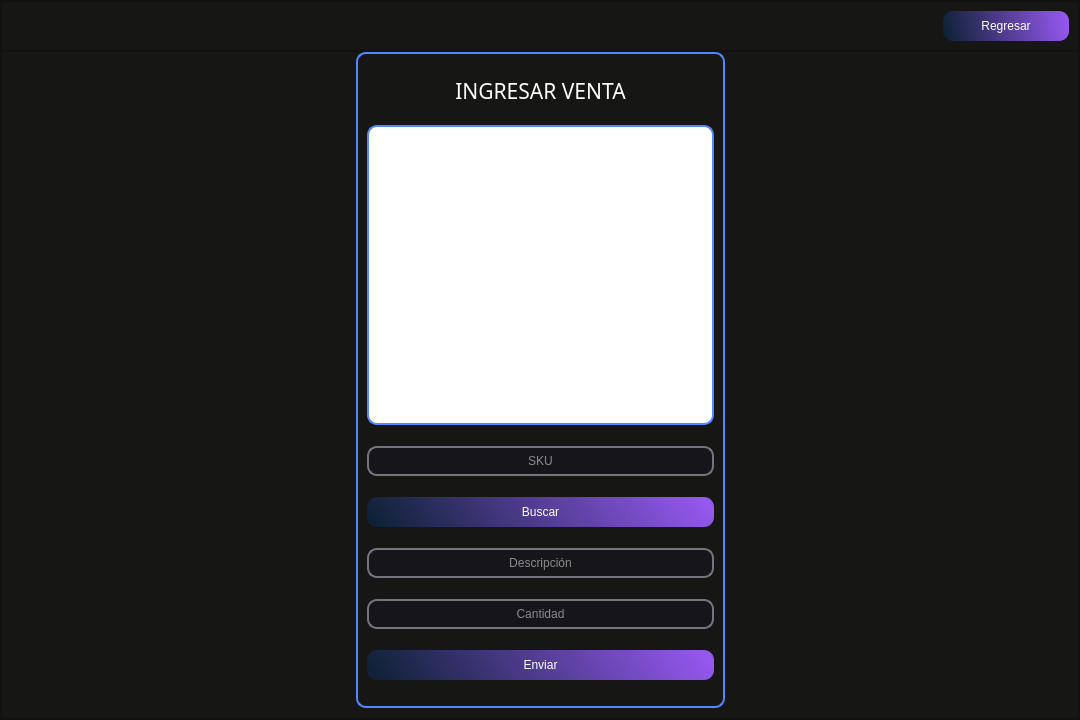
<?xml version="1.0" encoding="UTF-8"?>
<ui version="4.0">
 <class>MainWindow_ingresarventa</class>
 <widget class="QMainWindow" name="MainWindow_ingresarventa">
  <property name="geometry">
   <rect>
    <x>0</x>
    <y>0</y>
    <width>1080</width>
    <height>720</height>
   </rect>
  </property>
  <property name="windowTitle">
   <string>MainWindow</string>
  </property>
  <widget class="QWidget" name="centralwidget">
   <property name="minimumSize">
    <size>
     <width>1080</width>
     <height>720</height>
    </size>
   </property>
   <layout class="QVBoxLayout" name="verticalLayout">
    <property name="spacing">
     <number>0</number>
    </property>
    <property name="leftMargin">
     <number>0</number>
    </property>
    <property name="topMargin">
     <number>0</number>
    </property>
    <property name="rightMargin">
     <number>0</number>
    </property>
    <property name="bottomMargin">
     <number>0</number>
    </property>
    <item>
     <widget class="QFrame" name="frame_fondo">
      <property name="styleSheet">
       <string notr="true">background-color: rgb(22, 22, 20);</string>
      </property>
      <property name="frameShape">
       <enum>QFrame::StyledPanel</enum>
      </property>
      <property name="frameShadow">
       <enum>QFrame::Raised</enum>
      </property>
      <layout class="QVBoxLayout" name="verticalLayout_2">
       <property name="spacing">
        <number>0</number>
       </property>
       <property name="leftMargin">
        <number>0</number>
       </property>
       <property name="topMargin">
        <number>0</number>
       </property>
       <property name="rightMargin">
        <number>0</number>
       </property>
       <property name="bottomMargin">
        <number>0</number>
       </property>
       <item>
        <widget class="QFrame" name="frame_superior">
         <property name="maximumSize">
          <size>
           <width>16777215</width>
           <height>50</height>
          </size>
         </property>
         <property name="styleSheet">
          <string notr="true">

QPushButton{
background-color: qlineargradient(spread:reflect, x1:0, y1:0.562273, x2:1, y2:0.5, stop:0 rgba(11, 38, 67, 184), stop: 1 rgba(150, 88, 240, 255));
border-radius: 10px;
font: 12pt &quot;Sans Serif&quot;;
color: rgb(255, 255, 254); }

QPushButton:hover{
background-color: qlineargradient(spread:reflect, x1:0, y1:0.562273, x2:0.949, y2:0.545455, stop: 0 rgba(11, 38, 67, 184), stop:1 rgba(88, 240, 171, 255));
border-radius:10px;
font: 12pt &quot;Sans Serif&quot;;
color: rgb(255, 255, 254);
}</string>
         </property>
         <property name="frameShape">
          <enum>QFrame::StyledPanel</enum>
         </property>
         <property name="frameShadow">
          <enum>QFrame::Raised</enum>
         </property>
         <layout class="QHBoxLayout" name="horizontalLayout_6">
          <property name="spacing">
           <number>6</number>
          </property>
          <property name="leftMargin">
           <number>9</number>
          </property>
          <property name="topMargin">
           <number>9</number>
          </property>
          <property name="rightMargin">
           <number>9</number>
          </property>
          <property name="bottomMargin">
           <number>9</number>
          </property>
          <item>
           <spacer name="horizontalSpacer_13">
            <property name="orientation">
             <enum>Qt::Horizontal</enum>
            </property>
            <property name="sizeHint" stdset="0">
             <size>
              <width>245</width>
              <height>20</height>
             </size>
            </property>
           </spacer>
          </item>
          <item>
           <widget class="QPushButton" name="pushButton_regresar_iv">
            <property name="minimumSize">
             <size>
              <width>126</width>
              <height>30</height>
             </size>
            </property>
            <property name="styleSheet">
             <string notr="true">QPushButton:hover{
background-color: qlineargradient(spread:pad, x1:0, y1:0, x2:1, y2:0, stop:0 rgba(0, 0, 0, 255), stop:0.727273 rgba(142, 19, 16, 255));
border-radius:10px;
font: 12pt &quot;Sans Serif&quot;;
color: rgb(255, 255, 254);
}</string>
            </property>
            <property name="text">
             <string>Regresar</string>
            </property>
           </widget>
          </item>
         </layout>
        </widget>
       </item>
       <item>
        <widget class="QFrame" name="frame_inferior">
         <property name="styleSheet">
          <string notr="true">

QPushButton{
background-color: qlineargradient(spread:reflect, x1:0, y1:0.562273, x2:1, y2:0.5, stop:0 rgba(11, 38, 67, 184), stop: 1 rgba(150, 88, 240, 255));
border-radius: 10px;
font: 12pt &quot;Sans Serif&quot;;
color: rgb(255, 255, 254); }

QPushButton:hover{
background-color: qlineargradient(spread:reflect, x1:0, y1:0.562273, x2:0.949, y2:0.545455, stop: 0 rgba(11, 38, 67, 184), stop:1 rgba(88, 240, 171, 255));
border-radius:10px;
font: 12pt &quot;Sans Serif&quot;;
color: rgb(255, 255, 254);
}</string>
         </property>
         <property name="frameShape">
          <enum>QFrame::StyledPanel</enum>
         </property>
         <property name="frameShadow">
          <enum>QFrame::Raised</enum>
         </property>
         <layout class="QHBoxLayout" name="horizontalLayout_11">
          <property name="spacing">
           <number>0</number>
          </property>
          <property name="leftMargin">
           <number>0</number>
          </property>
          <property name="topMargin">
           <number>0</number>
          </property>
          <property name="rightMargin">
           <number>0</number>
          </property>
          <property name="bottomMargin">
           <number>10</number>
          </property>
          <item>
           <spacer name="horizontalSpacer_16">
            <property name="orientation">
             <enum>Qt::Horizontal</enum>
            </property>
            <property name="sizeHint" stdset="0">
             <size>
              <width>351</width>
              <height>20</height>
             </size>
            </property>
           </spacer>
          </item>
          <item>
           <widget class="QFrame" name="frame_busquedadeusuarios_4">
            <property name="minimumSize">
             <size>
              <width>369</width>
              <height>606</height>
             </size>
            </property>
            <property name="maximumSize">
             <size>
              <width>369</width>
              <height>670</height>
             </size>
            </property>
            <property name="styleSheet">
             <string notr="true">QLineEdit{
background-color: rgb(22, 22, 26);
border-radius: 10px;
font: 12pt &quot;SansSerif&quot;;
color: rgb(255, 255, 254);
border: 2px solid rgb(114, 117, 126);}

QLineEdit:hover{
background-color: rgb(22, 22, 26);
border-radius: 10px;
font: 12pt &quot;Sans Serif&quot;;
border: 2px solid rgb(44, 182, 125); }

QLineEdit:focus {
background-color: rgb(1, 1, 1);
border-radius:10px;
font: 12pt &quot;Sans Serif&quot;;
border: 2px solid rgb(127, 90, 240);
}

QPushButton{
background-color: qlineargradient(spread:reflect, x1:0, y1:0.562273, x2:1, y2:0.5, stop:0 rgba(11, 38, 67, 184), stop: 1 rgba(150, 88, 240, 255));
border-radius: 10px;
font: 12pt &quot;Sans Serif&quot;;
color: rgb(255, 255, 254); }

QPushButton:hover{
background-color: qlineargradient(spread:reflect, x1:0, y1:0.562273, x2:0.949, y2:0.545455, stop: 0 rgba(11, 38, 67, 184), stop:1 rgba(88, 240, 171, 255));
border-radius:10px;
font: 12pt &quot;Sans Serif&quot;;
color: rgb(255, 255, 254);
}

QComboBox{
background-color: rgb(22, 22, 26);
border-radius: 10px;
font: 12pt &quot;SansSerif&quot;;
color: rgb(255, 255, 254);
border: 2px solid rgb(114, 117, 126);}

QComboBox:hover{
background-color: rgb(22, 22, 26);
border-radius: 10px;
font: 12pt &quot;Sans Serif&quot;;
border: 2px solid rgb(44, 182, 125); }

QFrame{
border-radius: 10px;
border: 2px solid rgb(84, 135, 255)
}




</string>
            </property>
            <property name="frameShape">
             <enum>QFrame::StyledPanel</enum>
            </property>
            <property name="frameShadow">
             <enum>QFrame::Raised</enum>
            </property>
            <layout class="QVBoxLayout" name="verticalLayout_3">
             <item>
              <widget class="QLabel" name="label_ingresarventa">
               <property name="maximumSize">
                <size>
                 <width>16777215</width>
                 <height>26</height>
                </size>
               </property>
               <property name="font">
                <font>
                 <family>Impact</family>
                 <pointsize>16</pointsize>
                </font>
               </property>
               <property name="styleSheet">
                <string notr="true">color: rgb(255, 255, 255);

border-radius: 0px;

border:0px;</string>
               </property>
               <property name="text">
                <string>INGRESAR VENTA</string>
               </property>
               <property name="alignment">
                <set>Qt::AlignCenter</set>
               </property>
              </widget>
             </item>
             <item>
              <widget class="QFrame" name="frame_imagen_producto">
               <property name="minimumSize">
                <size>
                 <width>347</width>
                 <height>300</height>
                </size>
               </property>
               <property name="maximumSize">
                <size>
                 <width>16777215</width>
                 <height>300</height>
                </size>
               </property>
               <property name="whatsThis">
                <string/>
               </property>
               <property name="styleSheet">
                <string notr="true">background-image: url(:/Venta/venta-Photoroom.png);
background-color: rgb(255, 255, 255);</string>
               </property>
               <property name="frameShape">
                <enum>QFrame::StyledPanel</enum>
               </property>
               <property name="frameShadow">
                <enum>QFrame::Raised</enum>
               </property>
              </widget>
             </item>
             <item>
              <widget class="QLineEdit" name="lineEdit_sku_ingresarventa">
               <property name="minimumSize">
                <size>
                 <width>200</width>
                 <height>30</height>
                </size>
               </property>
               <property name="alignment">
                <set>Qt::AlignCenter</set>
               </property>
               <property name="placeholderText">
                <string>SKU</string>
               </property>
              </widget>
             </item>
             <item>
              <widget class="QPushButton" name="pushButton_buscar_sku_ingresarventa">
               <property name="minimumSize">
                <size>
                 <width>130</width>
                 <height>30</height>
                </size>
               </property>
               <property name="text">
                <string>Buscar</string>
               </property>
              </widget>
             </item>
             <item>
              <widget class="QLineEdit" name="lineEdit_descripicion_ingresarventa">
               <property name="minimumSize">
                <size>
                 <width>0</width>
                 <height>30</height>
                </size>
               </property>
               <property name="alignment">
                <set>Qt::AlignCenter</set>
               </property>
               <property name="placeholderText">
                <string>Descripción</string>
               </property>
              </widget>
             </item>
             <item>
              <widget class="QLineEdit" name="lineEdit_cant_ingresarventa">
               <property name="minimumSize">
                <size>
                 <width>0</width>
                 <height>30</height>
                </size>
               </property>
               <property name="alignment">
                <set>Qt::AlignCenter</set>
               </property>
               <property name="placeholderText">
                <string>Cantidad</string>
               </property>
              </widget>
             </item>
             <item>
              <widget class="QPushButton" name="pushButton_enviar">
               <property name="minimumSize">
                <size>
                 <width>130</width>
                 <height>30</height>
                </size>
               </property>
               <property name="text">
                <string>Enviar</string>
               </property>
              </widget>
             </item>
            </layout>
           </widget>
          </item>
          <item>
           <spacer name="horizontalSpacer_17">
            <property name="orientation">
             <enum>Qt::Horizontal</enum>
            </property>
            <property name="sizeHint" stdset="0">
             <size>
              <width>350</width>
              <height>20</height>
             </size>
            </property>
           </spacer>
          </item>
         </layout>
        </widget>
       </item>
      </layout>
     </widget>
    </item>
   </layout>
  </widget>
 </widget>
 <resources>
  <include location="Recursos/Nuevo documento de texto.qrc"/>
 </resources>
 <connections/>
</ui>
